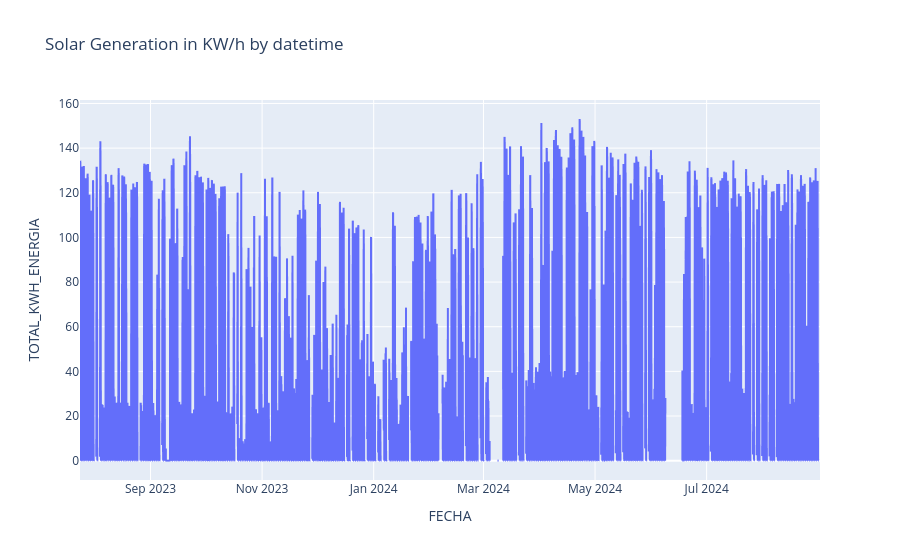

The notebook cell this image was saved under:
### Code cell
px.line(solar_gen,x='FECHA',y='TOTAL_KWH_ENERGIA',title='Solar Generation in KW/h by datetime')

### Figure 1 — Plotly figure (JSON) as saved in the notebook; plotly's stock layout.template omitted (floating-point values rounded to 4 significant figures; data arrays with more than 128 entries replaced by an {"elided": "..."} marker saying what was removed)
{"data": [{"hovertemplate": "FECHA=%{x}<br>TOTAL_KWH_ENERGIA=%{y}<extra></extra>", "legendgroup": "", "line": {"color": "#636efa", "dash": "solid"}, "marker": {"symbol": "circle"}, "mode": "lines", "name": "", "showlegend": false, "type": "scattergl", "x": {"elided": "9708 str values"}, "xaxis": "x", "y": {"elided": "9708 float values"}, "yaxis": "y"}], "layout": {"legend": {"tracegroupgap": 0}, "title": {"text": "Solar Generation in KW/h by datetime"}, "xaxis": {"anchor": "y", "domain": [0, 1], "title": {"text": "FECHA"}}, "yaxis": {"anchor": "x", "domain": [0, 1], "title": {"text": "TOTAL_KWH_ENERGIA"}}}}
